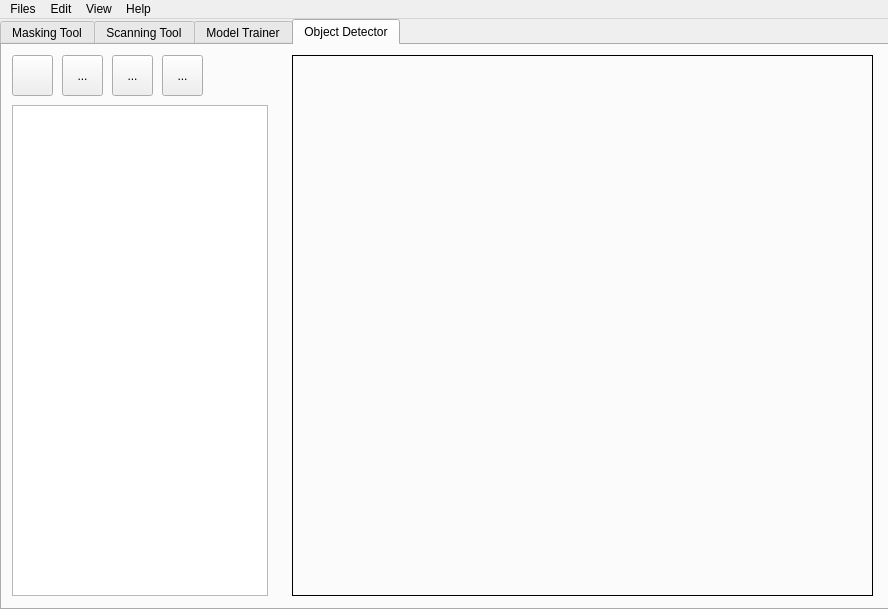
<?xml version="1.0" encoding="UTF-8"?>
<ui version="4.0">
 <class>CVToolsClass</class>
 <widget class="QMainWindow" name="CVToolsClass">
  <property name="geometry">
   <rect>
    <x>0</x>
    <y>0</y>
    <width>888</width>
    <height>609</height>
   </rect>
  </property>
  <property name="windowTitle">
   <string>CVTools</string>
  </property>
  <property name="tabShape">
   <enum>QTabWidget::Rounded</enum>
  </property>
  <widget class="QWidget" name="centralWidget">
   <widget class="QTabWidget" name="tabWidget">
    <property name="geometry">
     <rect>
      <x>0</x>
      <y>0</y>
      <width>891</width>
      <height>591</height>
     </rect>
    </property>
    <property name="tabPosition">
     <enum>QTabWidget::North</enum>
    </property>
    <property name="tabShape">
     <enum>QTabWidget::Rounded</enum>
    </property>
    <property name="currentIndex">
     <number>3</number>
    </property>
    <property name="elideMode">
     <enum>Qt::ElideNone</enum>
    </property>
    <property name="tabBarAutoHide">
     <bool>false</bool>
    </property>
    <widget class="QWidget" name="maskingTab">
     <attribute name="icon">
      <iconset resource="qtcvtools.qrc">
       <normaloff>:/QTDeneme/C:/Users/emir-/OneDrive/Masaüstü/breeze-icons-master/icons/emotes/22/face-angel.svg</normaloff>:/QTDeneme/C:/Users/emir-/OneDrive/Masaüstü/breeze-icons-master/icons/emotes/22/face-angel.svg</iconset>
     </attribute>
     <attribute name="title">
      <string>Masking Tool</string>
     </attribute>
     <widget class="QWidget" name="horizontalLayoutWidget">
      <property name="geometry">
       <rect>
        <x>70</x>
        <y>30</y>
        <width>551</width>
        <height>48</height>
       </rect>
      </property>
      <layout class="QHBoxLayout" name="horizontalLayout">
       <item>
        <widget class="QPushButton" name="maskViewButton">
         <property name="text">
          <string>Mask View</string>
         </property>
         <property name="checkable">
          <bool>true</bool>
         </property>
         <property name="checked">
          <bool>false</bool>
         </property>
        </widget>
       </item>
       <item>
        <widget class="QPushButton" name="normalViewButton">
         <property name="text">
          <string>Normal View</string>
         </property>
         <property name="checkable">
          <bool>true</bool>
         </property>
        </widget>
       </item>
       <item>
        <widget class="QPushButton" name="hsvViewButton">
         <property name="text">
          <string>HSV View</string>
         </property>
         <property name="checkable">
          <bool>true</bool>
         </property>
        </widget>
       </item>
      </layout>
     </widget>
     <widget class="QGroupBox" name="groupBox">
      <property name="geometry">
       <rect>
        <x>670</x>
        <y>40</y>
        <width>181</width>
        <height>501</height>
       </rect>
      </property>
      <property name="title">
       <string>Values</string>
      </property>
      <widget class="QSlider" name="vmaxSlider">
       <property name="geometry">
        <rect>
         <x>10</x>
         <y>450</y>
         <width>158</width>
         <height>18</height>
        </rect>
       </property>
       <property name="orientation">
        <enum>Qt::Horizontal</enum>
       </property>
      </widget>
      <widget class="QLabel" name="hmaxHeaderLabel">
       <property name="geometry">
        <rect>
         <x>10</x>
         <y>96</y>
         <width>158</width>
         <height>46</height>
        </rect>
       </property>
       <property name="text">
        <string>Hmax:</string>
       </property>
      </widget>
      <widget class="QLabel" name="vminHeaderLabel">
       <property name="geometry">
        <rect>
         <x>10</x>
         <y>323</y>
         <width>158</width>
         <height>45</height>
        </rect>
       </property>
       <property name="text">
        <string>Vmin:</string>
       </property>
      </widget>
      <widget class="QSlider" name="hmaxSlider">
       <property name="geometry">
        <rect>
         <x>10</x>
         <y>148</y>
         <width>158</width>
         <height>18</height>
        </rect>
       </property>
       <property name="orientation">
        <enum>Qt::Horizontal</enum>
       </property>
      </widget>
      <widget class="QLabel" name="vmaxHeaderLabel">
       <property name="geometry">
        <rect>
         <x>10</x>
         <y>398</y>
         <width>158</width>
         <height>46</height>
        </rect>
       </property>
       <property name="text">
        <string>Vmax:</string>
       </property>
      </widget>
      <widget class="QSlider" name="sminSlider">
       <property name="geometry">
        <rect>
         <x>10</x>
         <y>223</y>
         <width>158</width>
         <height>18</height>
        </rect>
       </property>
       <property name="orientation">
        <enum>Qt::Horizontal</enum>
       </property>
      </widget>
      <widget class="QLabel" name="smaxHeaderLabel">
       <property name="geometry">
        <rect>
         <x>10</x>
         <y>247</y>
         <width>158</width>
         <height>46</height>
        </rect>
       </property>
       <property name="text">
        <string>Smax:</string>
       </property>
      </widget>
      <widget class="QLabel" name="hminHeaderLabel">
       <property name="geometry">
        <rect>
         <x>10</x>
         <y>21</y>
         <width>158</width>
         <height>45</height>
        </rect>
       </property>
       <property name="frameShadow">
        <enum>QFrame::Plain</enum>
       </property>
       <property name="lineWidth">
        <number>1</number>
       </property>
       <property name="midLineWidth">
        <number>0</number>
       </property>
       <property name="text">
        <string>Hmin:</string>
       </property>
      </widget>
      <widget class="QLabel" name="sminHeaderLabel">
       <property name="geometry">
        <rect>
         <x>10</x>
         <y>172</y>
         <width>158</width>
         <height>45</height>
        </rect>
       </property>
       <property name="text">
        <string>Smin:</string>
       </property>
      </widget>
      <widget class="QSlider" name="hminSlider">
       <property name="geometry">
        <rect>
         <x>10</x>
         <y>72</y>
         <width>158</width>
         <height>18</height>
        </rect>
       </property>
       <property name="orientation">
        <enum>Qt::Horizontal</enum>
       </property>
      </widget>
      <widget class="QSlider" name="smaxSlider">
       <property name="geometry">
        <rect>
         <x>10</x>
         <y>299</y>
         <width>158</width>
         <height>18</height>
        </rect>
       </property>
       <property name="orientation">
        <enum>Qt::Horizontal</enum>
       </property>
      </widget>
      <widget class="QSlider" name="vminSlider">
       <property name="geometry">
        <rect>
         <x>10</x>
         <y>374</y>
         <width>158</width>
         <height>18</height>
        </rect>
       </property>
       <property name="orientation">
        <enum>Qt::Horizontal</enum>
       </property>
      </widget>
      <widget class="QLabel" name="hminValue">
       <property name="geometry">
        <rect>
         <x>130</x>
         <y>20</y>
         <width>41</width>
         <height>45</height>
        </rect>
       </property>
       <property name="frameShadow">
        <enum>QFrame::Plain</enum>
       </property>
       <property name="lineWidth">
        <number>1</number>
       </property>
       <property name="midLineWidth">
        <number>0</number>
       </property>
       <property name="text">
        <string>0</string>
       </property>
      </widget>
      <widget class="QLabel" name="hmaxValue">
       <property name="geometry">
        <rect>
         <x>130</x>
         <y>100</y>
         <width>41</width>
         <height>45</height>
        </rect>
       </property>
       <property name="frameShadow">
        <enum>QFrame::Plain</enum>
       </property>
       <property name="lineWidth">
        <number>1</number>
       </property>
       <property name="midLineWidth">
        <number>0</number>
       </property>
       <property name="text">
        <string>0</string>
       </property>
      </widget>
      <widget class="QLabel" name="sminValue">
       <property name="geometry">
        <rect>
         <x>130</x>
         <y>170</y>
         <width>41</width>
         <height>45</height>
        </rect>
       </property>
       <property name="frameShadow">
        <enum>QFrame::Plain</enum>
       </property>
       <property name="lineWidth">
        <number>1</number>
       </property>
       <property name="midLineWidth">
        <number>0</number>
       </property>
       <property name="text">
        <string>0</string>
       </property>
      </widget>
      <widget class="QLabel" name="smaxValue">
       <property name="geometry">
        <rect>
         <x>130</x>
         <y>250</y>
         <width>41</width>
         <height>45</height>
        </rect>
       </property>
       <property name="frameShadow">
        <enum>QFrame::Plain</enum>
       </property>
       <property name="lineWidth">
        <number>1</number>
       </property>
       <property name="midLineWidth">
        <number>0</number>
       </property>
       <property name="text">
        <string>0</string>
       </property>
      </widget>
      <widget class="QLabel" name="vminValue">
       <property name="geometry">
        <rect>
         <x>130</x>
         <y>320</y>
         <width>41</width>
         <height>45</height>
        </rect>
       </property>
       <property name="frameShadow">
        <enum>QFrame::Plain</enum>
       </property>
       <property name="lineWidth">
        <number>1</number>
       </property>
       <property name="midLineWidth">
        <number>0</number>
       </property>
       <property name="text">
        <string>0</string>
       </property>
      </widget>
      <widget class="QLabel" name="vmaxValue">
       <property name="geometry">
        <rect>
         <x>130</x>
         <y>400</y>
         <width>41</width>
         <height>45</height>
        </rect>
       </property>
       <property name="frameShadow">
        <enum>QFrame::Plain</enum>
       </property>
       <property name="lineWidth">
        <number>1</number>
       </property>
       <property name="midLineWidth">
        <number>0</number>
       </property>
       <property name="text">
        <string>0</string>
       </property>
      </widget>
     </widget>
     <widget class="QLabel" name="label">
      <property name="geometry">
       <rect>
        <x>140</x>
        <y>10</y>
        <width>411</width>
        <height>16</height>
       </rect>
      </property>
      <property name="text">
       <string>Picture Screen</string>
      </property>
      <property name="alignment">
       <set>Qt::AlignCenter</set>
      </property>
     </widget>
     <widget class="QToolButton" name="openToolBox">
      <property name="geometry">
       <rect>
        <x>10</x>
        <y>30</y>
        <width>40</width>
        <height>40</height>
       </rect>
      </property>
      <property name="contextMenuPolicy">
       <enum>Qt::PreventContextMenu</enum>
      </property>
      <property name="text">
       <string/>
      </property>
      <property name="icon">
       <iconset resource="qtcvtools.qrc">
        <normaloff>:/QTDeneme/C:/Users/emir-/OneDrive/Masaüstü/breeze-icons-master/icons/apps/16/system-file-manager.svg</normaloff>:/QTDeneme/C:/Users/emir-/OneDrive/Masaüstü/breeze-icons-master/icons/apps/16/system-file-manager.svg</iconset>
      </property>
      <property name="autoRaise">
       <bool>false</bool>
      </property>
     </widget>
     <widget class="Line" name="line">
      <property name="geometry">
       <rect>
        <x>50</x>
        <y>30</y>
        <width>20</width>
        <height>521</height>
       </rect>
      </property>
      <property name="orientation">
       <enum>Qt::Vertical</enum>
      </property>
     </widget>
     <widget class="QScrollArea" name="scrollArea">
      <property name="geometry">
       <rect>
        <x>70</x>
        <y>100</y>
        <width>551</width>
        <height>441</height>
       </rect>
      </property>
      <property name="widgetResizable">
       <bool>true</bool>
      </property>
      <widget class="QWidget" name="scrollAreaWidgetContents">
       <property name="geometry">
        <rect>
         <x>0</x>
         <y>0</y>
         <width>549</width>
         <height>439</height>
        </rect>
       </property>
       <widget class="QLabel" name="imageLabel">
        <property name="geometry">
         <rect>
          <x>0</x>
          <y>0</y>
          <width>551</width>
          <height>451</height>
         </rect>
        </property>
        <property name="text">
         <string/>
        </property>
       </widget>
      </widget>
     </widget>
    </widget>
    <widget class="QWidget" name="scanningTab">
     <attribute name="icon">
      <iconset resource="qtcvtools.qrc">
       <normaloff>:/QTDeneme/C:/Users/emir-/OneDrive/Masaüstü/breeze-icons-master/icons/actions/16/node-transform.svg</normaloff>:/QTDeneme/C:/Users/emir-/OneDrive/Masaüstü/breeze-icons-master/icons/actions/16/node-transform.svg</iconset>
     </attribute>
     <attribute name="title">
      <string>Scanning Tool</string>
     </attribute>
     <widget class="QLabel" name="label_2">
      <property name="geometry">
       <rect>
        <x>210</x>
        <y>10</y>
        <width>91</width>
        <height>16</height>
       </rect>
      </property>
      <property name="text">
       <string>Scanning Screen</string>
      </property>
     </widget>
     <widget class="QLabel" name="label_3">
      <property name="geometry">
       <rect>
        <x>650</x>
        <y>10</y>
        <width>91</width>
        <height>16</height>
       </rect>
      </property>
      <property name="text">
       <string>Output Field</string>
      </property>
     </widget>
     <widget class="QLabel" name="outputImage_scn">
      <property name="geometry">
       <rect>
        <x>510</x>
        <y>40</y>
        <width>351</width>
        <height>501</height>
       </rect>
      </property>
      <property name="frameShape">
       <enum>QFrame::Box</enum>
      </property>
      <property name="text">
       <string/>
      </property>
     </widget>
     <widget class="QToolButton" name="openToolBox_scan">
      <property name="geometry">
       <rect>
        <x>10</x>
        <y>50</y>
        <width>41</width>
        <height>41</height>
       </rect>
      </property>
      <property name="text">
       <string/>
      </property>
      <property name="icon">
       <iconset resource="qtcvtools.qrc">
        <normaloff>:/QTDeneme/C:/Users/emir-/OneDrive/Masaüstü/breeze-icons-master/icons/apps/16/system-file-manager.svg</normaloff>:/QTDeneme/C:/Users/emir-/OneDrive/Masaüstü/breeze-icons-master/icons/apps/16/system-file-manager.svg</iconset>
      </property>
     </widget>
     <widget class="QToolButton" name="addPointer_btn">
      <property name="geometry">
       <rect>
        <x>10</x>
        <y>110</y>
        <width>41</width>
        <height>41</height>
       </rect>
      </property>
      <property name="text">
       <string>...</string>
      </property>
      <property name="icon">
       <iconset resource="qtcvtools.qrc">
        <normaloff>:/QTDeneme/C:/Users/emir-/OneDrive/Masaüstü/breeze-icons-master/icons/emblems/16/vcs-added.svg</normaloff>:/QTDeneme/C:/Users/emir-/OneDrive/Masaüstü/breeze-icons-master/icons/emblems/16/vcs-added.svg</iconset>
      </property>
     </widget>
     <widget class="QToolButton" name="deletePointer_btn">
      <property name="geometry">
       <rect>
        <x>10</x>
        <y>170</y>
        <width>41</width>
        <height>41</height>
       </rect>
      </property>
      <property name="text">
       <string>...</string>
      </property>
      <property name="icon">
       <iconset resource="qtcvtools.qrc">
        <normaloff>:/QTDeneme/C:/Users/emir-/OneDrive/Masaüstü/breeze-icons-master/icons/emblems/16/vcs-removed.svg</normaloff>:/QTDeneme/C:/Users/emir-/OneDrive/Masaüstü/breeze-icons-master/icons/emblems/16/vcs-removed.svg</iconset>
      </property>
     </widget>
     <widget class="QToolButton" name="scanPermit_btn">
      <property name="geometry">
       <rect>
        <x>10</x>
        <y>230</y>
        <width>41</width>
        <height>41</height>
       </rect>
      </property>
      <property name="text">
       <string>...</string>
      </property>
      <property name="icon">
       <iconset resource="qtcvtools.qrc">
        <normaloff>:/QTDeneme/C:/Users/emir-/OneDrive/Masaüstü/breeze-icons-master/icons/emblems/16/emblem-checked.svg</normaloff>:/QTDeneme/C:/Users/emir-/OneDrive/Masaüstü/breeze-icons-master/icons/emblems/16/emblem-checked.svg</iconset>
      </property>
     </widget>
     <widget class="QToolButton" name="saveOutput_btn">
      <property name="geometry">
       <rect>
        <x>10</x>
        <y>290</y>
        <width>41</width>
        <height>41</height>
       </rect>
      </property>
      <property name="text">
       <string>...</string>
      </property>
      <property name="icon">
       <iconset resource="qtcvtools.qrc">
        <normaloff>:/QTDeneme/C:/Users/emir-/OneDrive/Masaüstü/breeze-icons-master/icons/actions/16/document-export.svg</normaloff>:/QTDeneme/C:/Users/emir-/OneDrive/Masaüstü/breeze-icons-master/icons/actions/16/document-export.svg</iconset>
      </property>
     </widget>
    </widget>
    <widget class="QWidget" name="modelTrainerTab">
     <attribute name="icon">
      <iconset resource="qtcvtools.qrc">
       <normaloff>:/QTDeneme/C:/Users/emir-/OneDrive/Masaüstü/breeze-icons-master/icons/categories/32/applications-development.svg</normaloff>:/QTDeneme/C:/Users/emir-/OneDrive/Masaüstü/breeze-icons-master/icons/categories/32/applications-development.svg</iconset>
     </attribute>
     <attribute name="title">
      <string>Model Trainer</string>
     </attribute>
    </widget>
    <widget class="QWidget" name="objectDetectorTab">
     <attribute name="icon">
      <iconset resource="qtcvtools.qrc">
       <normaloff>:/QTDeneme/C:/Users/emir-/OneDrive/Masaüstü/breeze-icons-master/icons/categories/32/applications-engineering.svg</normaloff>:/QTDeneme/C:/Users/emir-/OneDrive/Masaüstü/breeze-icons-master/icons/categories/32/applications-engineering.svg</iconset>
     </attribute>
     <attribute name="title">
      <string>Object Detector</string>
     </attribute>
     <widget class="QListWidget" name="listWidget">
      <property name="geometry">
       <rect>
        <x>10</x>
        <y>60</y>
        <width>256</width>
        <height>491</height>
       </rect>
      </property>
     </widget>
     <widget class="QLabel" name="objDetector_output">
      <property name="geometry">
       <rect>
        <x>290</x>
        <y>10</y>
        <width>581</width>
        <height>541</height>
       </rect>
      </property>
      <property name="frameShape">
       <enum>QFrame::Box</enum>
      </property>
      <property name="text">
       <string/>
      </property>
     </widget>
     <widget class="QToolButton" name="removeCascade_btn">
      <property name="geometry">
       <rect>
        <x>110</x>
        <y>10</y>
        <width>41</width>
        <height>41</height>
       </rect>
      </property>
      <property name="text">
       <string>...</string>
      </property>
      <property name="icon">
       <iconset resource="qtcvtools.qrc">
        <normaloff>:/QTDeneme/C:/Users/emir-/OneDrive/Masaüstü/breeze-icons-master/icons/emblems/16/vcs-removed.svg</normaloff>:/QTDeneme/C:/Users/emir-/OneDrive/Masaüstü/breeze-icons-master/icons/emblems/16/vcs-removed.svg</iconset>
      </property>
     </widget>
     <widget class="QToolButton" name="openToolBox_objectDetector">
      <property name="geometry">
       <rect>
        <x>10</x>
        <y>10</y>
        <width>41</width>
        <height>41</height>
       </rect>
      </property>
      <property name="text">
       <string/>
      </property>
      <property name="icon">
       <iconset resource="qtcvtools.qrc">
        <normaloff>:/QTDeneme/C:/Users/emir-/OneDrive/Masaüstü/breeze-icons-master/icons/apps/16/system-file-manager.svg</normaloff>:/QTDeneme/C:/Users/emir-/OneDrive/Masaüstü/breeze-icons-master/icons/apps/16/system-file-manager.svg</iconset>
      </property>
     </widget>
     <widget class="QToolButton" name="addCascade_btn">
      <property name="geometry">
       <rect>
        <x>60</x>
        <y>10</y>
        <width>41</width>
        <height>41</height>
       </rect>
      </property>
      <property name="text">
       <string>...</string>
      </property>
      <property name="icon">
       <iconset resource="qtcvtools.qrc">
        <normaloff>:/QTDeneme/C:/Users/emir-/OneDrive/Masaüstü/breeze-icons-master/icons/emblems/16/vcs-added.svg</normaloff>:/QTDeneme/C:/Users/emir-/OneDrive/Masaüstü/breeze-icons-master/icons/emblems/16/vcs-added.svg</iconset>
      </property>
     </widget>
     <widget class="QToolButton" name="startDetection_btn">
      <property name="geometry">
       <rect>
        <x>160</x>
        <y>10</y>
        <width>41</width>
        <height>41</height>
       </rect>
      </property>
      <property name="text">
       <string>...</string>
      </property>
      <property name="icon">
       <iconset resource="qtcvtools.qrc">
        <normaloff>:/QTDeneme/C:/Users/emir-/OneDrive/Masaüstü/breeze-icons-master/icons/emblems/16/emblem-checked.svg</normaloff>:/QTDeneme/C:/Users/emir-/OneDrive/Masaüstü/breeze-icons-master/icons/emblems/16/emblem-checked.svg</iconset>
      </property>
     </widget>
    </widget>
   </widget>
  </widget>
  <widget class="QMenuBar" name="menuBar">
   <property name="geometry">
    <rect>
     <x>0</x>
     <y>0</y>
     <width>888</width>
     <height>22</height>
    </rect>
   </property>
   <widget class="QMenu" name="menuFiles">
    <property name="title">
     <string>Files</string>
    </property>
    <addaction name="actionOpen"/>
    <addaction name="actionSave_as"/>
    <addaction name="actionPrint"/>
    <addaction name="separator"/>
    <addaction name="actionExit"/>
   </widget>
   <widget class="QMenu" name="menuHelp">
    <property name="title">
     <string>Help</string>
    </property>
    <addaction name="actionAbout_Us"/>
    <addaction name="separator"/>
   </widget>
   <widget class="QMenu" name="menuEdit">
    <property name="title">
     <string>Edit</string>
    </property>
    <addaction name="actionCopy"/>
   </widget>
   <widget class="QMenu" name="menuView">
    <property name="title">
     <string>View</string>
    </property>
    <addaction name="actionZoom_In"/>
    <addaction name="actionZoomOut"/>
    <addaction name="actionNormal_Size"/>
    <addaction name="separator"/>
    <addaction name="actionFit_the_Window"/>
   </widget>
   <addaction name="menuFiles"/>
   <addaction name="menuEdit"/>
   <addaction name="menuView"/>
   <addaction name="menuHelp"/>
  </widget>
  <action name="actionAbout_Us">
   <property name="text">
    <string>About Us</string>
   </property>
  </action>
  <action name="actionOpen">
   <property name="text">
    <string>Open</string>
   </property>
  </action>
  <action name="actionSave_as">
   <property name="text">
    <string>Save as...</string>
   </property>
  </action>
  <action name="actionPrint">
   <property name="text">
    <string>Print</string>
   </property>
  </action>
  <action name="actionExit">
   <property name="text">
    <string>Exit</string>
   </property>
  </action>
  <action name="actionCopy">
   <property name="text">
    <string>Copy</string>
   </property>
  </action>
  <action name="actionZoom_In">
   <property name="text">
    <string>Zoom In</string>
   </property>
  </action>
  <action name="actionZoomOut">
   <property name="text">
    <string>ZoomOut</string>
   </property>
  </action>
  <action name="actionNormal_Size">
   <property name="text">
    <string>Normal Size</string>
   </property>
  </action>
  <action name="actionFit_the_Window">
   <property name="text">
    <string>Fit the Window</string>
   </property>
  </action>
 </widget>
 <layoutdefault spacing="6" margin="11"/>
 <resources>
  <include location="qtcvtools.qrc"/>
 </resources>
 <connections/>
</ui>
